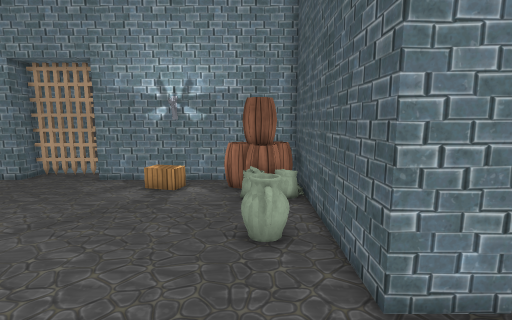
[1] (above)

16 first-person views from a walk through a scene from a Unity 3-D project. The camera is 1.5 m above the floor, tilts 8° down and sees 85° across. The floor is counted in squares, 0.5 m on a side. Each view is taken from the middle of a square. On the plan, view 1 faces up. The plan holds only what a view shows up to about 20 squares ahead; the rest is blank. Some animated figures are not drawn. Some surface patterns are stand-ins.

[2]
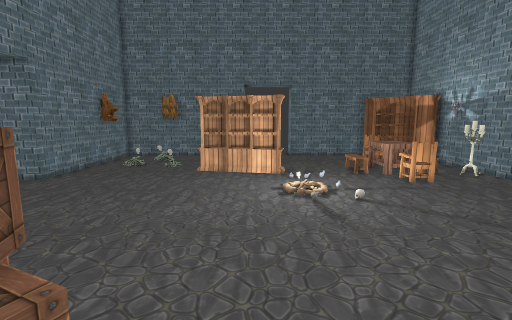

[3]
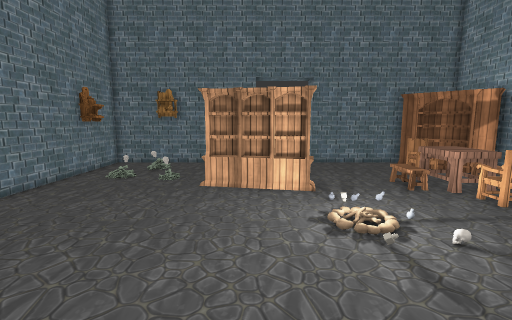

[4]
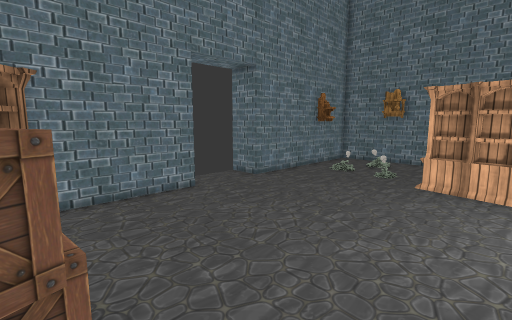

[5]
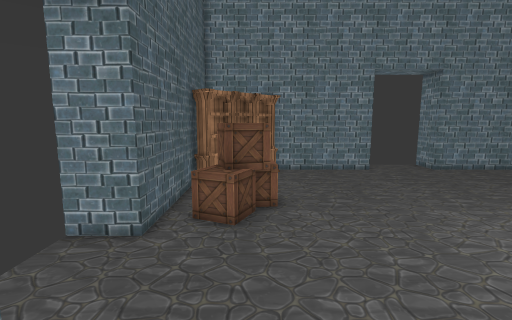

[6]
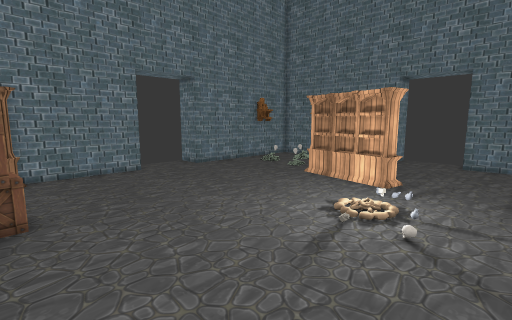

[7]
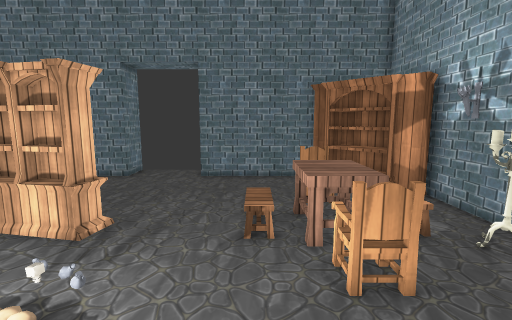

[8]
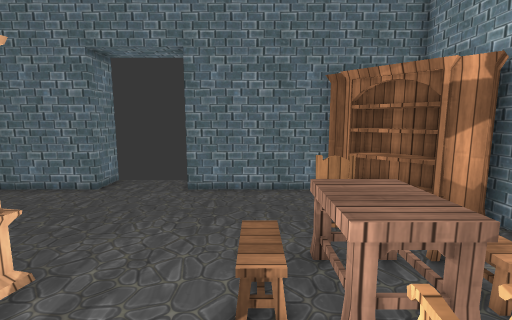

[9]
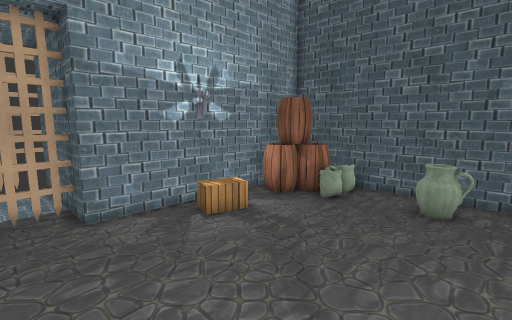

[10]
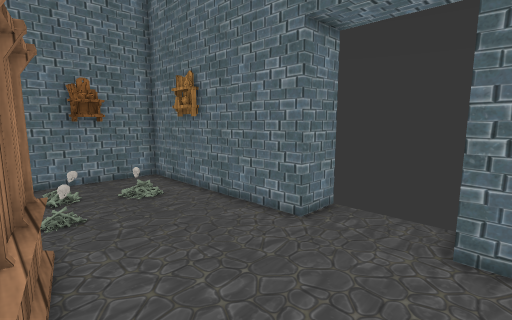

[11]
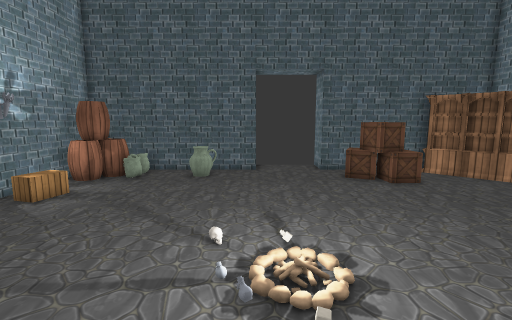

[12]
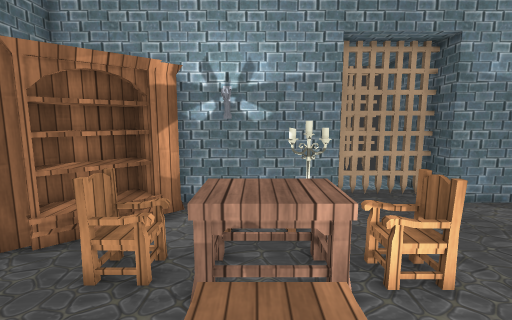

[13]
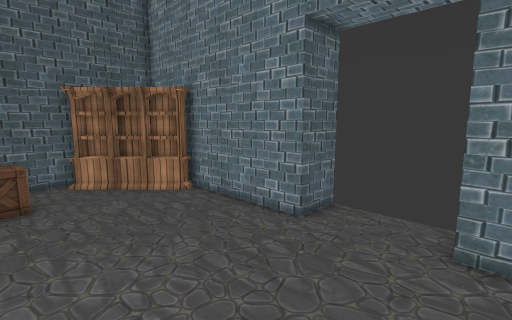

[14]
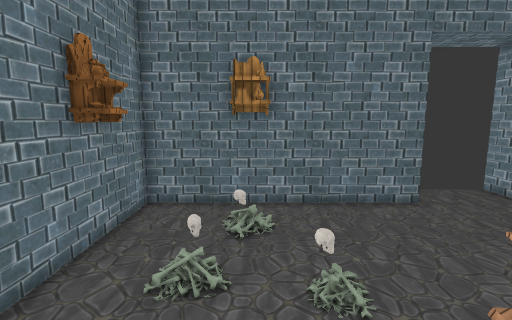

[15]
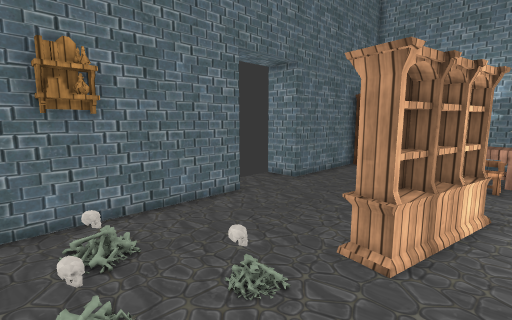

[16]
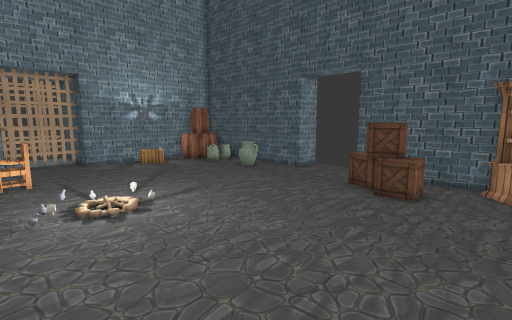

### Floor plan
Key: @ floor where view 1 was taken; # wall or solid block; . main floor; : floor 0.25 m higher than the main floor; / step, stairs or slope; B barrel; S shelf; C chair; T table; R crate; K skull; O other object.
Columns run from 24 left of view 1 to 4 right of it. Each row starts with its distance up from view 1.
 17             #   #
 16             #...#
 15             #OOO#
 14       #######...###########
 13     SSS...##...........BBB#
 12    SSSS.............O..BBB#
 11   #SSS...OO.............BO#
 10   #SS.CCTTTCC............O#
  9   #...CCTTTCCC............#
  8   #.....TTT...............#
  7   #......OO.............OO#
  6   #.....................O.#
  5   #.......................#
  4 ###..........//...........###
  3  ........SS../:.............
  2  ........SS.................
  1  ........SS.................
  0 ###.....SSS.............@.###
 -1   #.....SSS............RRR#
 -2   #.....SS.............RRR#
 -3   #...................RRR.#
 -4   #...................RRR.#
 -5   #....K..................#
 -6   #......................S#
 -7   #.....................SS#
 -8   #....................SS
 -9   #..SS...............SS
-10   ###S#######...########
-11             #...#
-12             #   #

Where each view was taken, in squares from view 1:
view 1: 0 up, 0 right, facing up
view 2: 1 up, 2 right, facing left
view 3: 0 up, 2 left, facing left
view 4: 1 up, 1 left, facing down-left
view 5: 7 up, 1 left, facing down
view 6: 7 up, 1 left, facing down-left
view 7: 7 up, 7 left, facing left
view 8: 7 up, 10 left, facing left
view 9: 5 up, 10 left, facing up-right
view 10: 5 up, 15 left, facing down-left
view 11: 4 up, 15 left, facing right
view 12: 4 up, 15 left, facing up
view 13: 3 down, 13 left, facing down-right
view 14: 6 down, 12 left, facing left
view 15: 8 down, 13 left, facing up-left
view 16: 7 down, 13 left, facing up-right
